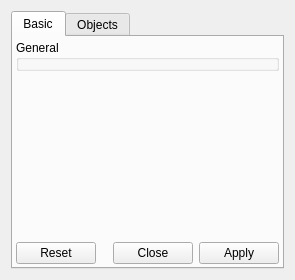
<?xml version="1.0" encoding="UTF-8"?>
<ui version="4.0">
 <class>GraphicsObjectListDesigner</class>
 <widget class="QWidget" name="GraphicsObjectListDesigner">
  <property name="geometry">
   <rect>
    <x>0</x>
    <y>0</y>
    <width>295</width>
    <height>280</height>
   </rect>
  </property>
  <property name="windowTitle">
   <string>Objects Designer</string>
  </property>
  <property name="toolTip">
   <string/>
  </property>
  <layout class="QVBoxLayout" name="_2">
   <item>
    <widget class="QTabWidget" name="tabWidget">
     <property name="currentIndex">
      <number>0</number>
     </property>
     <widget class="QWidget" name="tab">
      <attribute name="title">
       <string>Basic</string>
      </attribute>
      <layout class="QVBoxLayout" name="verticalLayout_2">
       <property name="spacing">
        <number>3</number>
       </property>
       <property name="margin">
        <number>3</number>
       </property>
       <item>
        <widget class="QGroupBox" name="generalGB">
         <property name="title">
          <string>General</string>
         </property>
         <layout class="QGridLayout">
          <property name="margin">
           <number>4</number>
          </property>
          <property name="spacing">
           <number>4</number>
          </property>
         </layout>
        </widget>
       </item>
       <item>
        <spacer name="verticalSpacer">
         <property name="orientation">
          <enum>Qt::Vertical</enum>
         </property>
         <property name="sizeHint" stdset="0">
          <size>
           <width>20</width>
           <height>40</height>
          </size>
         </property>
        </spacer>
       </item>
       <item>
        <widget class="QDialogButtonBox" name="buttonBox">
         <property name="standardButtons">
          <set>QDialogButtonBox::Apply|QDialogButtonBox::Close|QDialogButtonBox::Reset</set>
         </property>
        </widget>
       </item>
      </layout>
     </widget>
     <widget class="QWidget" name="tab_2">
      <attribute name="title">
       <string>Objects</string>
      </attribute>
      <layout class="QVBoxLayout" name="_4">
       <property name="spacing">
        <number>4</number>
       </property>
       <item>
        <widget class="QTreeView" name="objectTV">
         <property name="editTriggers">
          <set>QAbstractItemView::NoEditTriggers</set>
         </property>
         <property name="rootIsDecorated">
          <bool>false</bool>
         </property>
         <property name="itemsExpandable">
          <bool>false</bool>
         </property>
         <property name="allColumnsShowFocus">
          <bool>true</bool>
         </property>
         <property name="expandsOnDoubleClick">
          <bool>false</bool>
         </property>
        </widget>
       </item>
       <item>
        <widget class="QWidget" name="controlW" native="true">
         <property name="styleSheet">
          <string notr="true"> QPushButton {
     border: 1px solid #dadbde;
     background-color: qlineargradient(x1: 0, y1: 0, x2: 0, y2: 1,
                                       stop: 0 #dadbde, stop: 1 #f6f7fa);
     border-radius: 2px;
     min-width: 34px;
     min-height: 24px;
 }

 QPushButton:pressed {
     border: 2px solid #777777;
 }

 QPushButton:checked {
     border: 2px solid #777777;
 }</string>
         </property>
         <layout class="QHBoxLayout" name="_3">
          <property name="spacing">
           <number>2</number>
          </property>
          <property name="margin">
           <number>0</number>
          </property>
          <item>
           <spacer name="horizontalSpacer">
            <property name="orientation">
             <enum>Qt::Horizontal</enum>
            </property>
            <property name="sizeHint" stdset="0">
             <size>
              <width>5</width>
              <height>29</height>
             </size>
            </property>
           </spacer>
          </item>
          <item>
           <widget class="QPushButton" name="newObjectPB">
            <property name="enabled">
             <bool>true</bool>
            </property>
            <property name="focusPolicy">
             <enum>Qt::NoFocus</enum>
            </property>
            <property name="toolTip">
             <string>New object</string>
            </property>
            <property name="text">
             <string/>
            </property>
            <property name="icon">
             <iconset>
              <normaloff>:/images/NemesisCore/graphics/ObjectNew.svg</normaloff>:/images/NemesisCore/graphics/ObjectNew.svg</iconset>
            </property>
            <property name="iconSize">
             <size>
              <width>24</width>
              <height>24</height>
             </size>
            </property>
            <property name="flat">
             <bool>true</bool>
            </property>
           </widget>
          </item>
          <item>
           <widget class="QPushButton" name="objectDeletePB">
            <property name="enabled">
             <bool>false</bool>
            </property>
            <property name="focusPolicy">
             <enum>Qt::NoFocus</enum>
            </property>
            <property name="toolTip">
             <string>Delete object</string>
            </property>
            <property name="text">
             <string/>
            </property>
            <property name="icon">
             <iconset>
              <normaloff>:/images/NemesisCore/graphics/ObjectDelete.svg</normaloff>:/images/NemesisCore/graphics/ObjectDelete.svg</iconset>
            </property>
            <property name="iconSize">
             <size>
              <width>24</width>
              <height>24</height>
             </size>
            </property>
            <property name="flat">
             <bool>true</bool>
            </property>
           </widget>
          </item>
          <item>
           <widget class="QPushButton" name="objectShowHidePB">
            <property name="enabled">
             <bool>false</bool>
            </property>
            <property name="focusPolicy">
             <enum>Qt::NoFocus</enum>
            </property>
            <property name="toolTip">
             <string>Show/Hide object</string>
            </property>
            <property name="text">
             <string/>
            </property>
            <property name="icon">
             <iconset>
              <normaloff>:/images/NemesisCore/graphics/ObjectShowHide.svg</normaloff>:/images/NemesisCore/graphics/ObjectShowHide.svg</iconset>
            </property>
            <property name="iconSize">
             <size>
              <width>24</width>
              <height>24</height>
             </size>
            </property>
            <property name="flat">
             <bool>true</bool>
            </property>
           </widget>
          </item>
          <item>
           <widget class="QPushButton" name="objectInfoPB">
            <property name="enabled">
             <bool>false</bool>
            </property>
            <property name="focusPolicy">
             <enum>Qt::NoFocus</enum>
            </property>
            <property name="toolTip">
             <string>Object info</string>
            </property>
            <property name="text">
             <string/>
            </property>
            <property name="icon">
             <iconset>
              <normaloff>:/images/NemesisCore/graphics/ObjectInfo.svg</normaloff>:/images/NemesisCore/graphics/ObjectInfo.svg</iconset>
            </property>
            <property name="iconSize">
             <size>
              <width>24</width>
              <height>24</height>
             </size>
            </property>
            <property name="flat">
             <bool>true</bool>
            </property>
           </widget>
          </item>
         </layout>
        </widget>
       </item>
      </layout>
     </widget>
    </widget>
   </item>
  </layout>
 </widget>
 <resources/>
 <connections/>
</ui>
